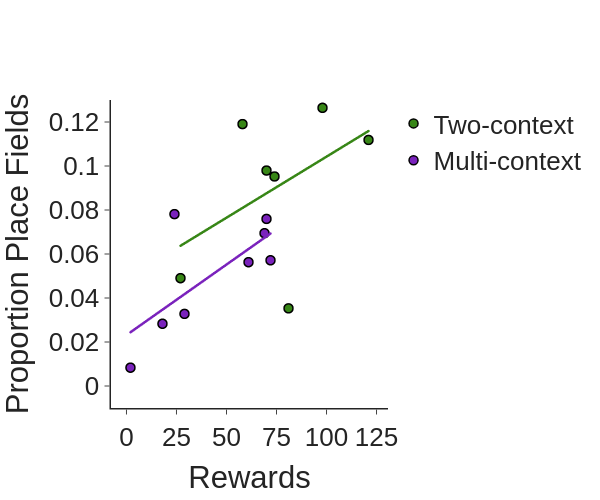

Notebook cell for this chart:
### Code cell
## Correlate rewards with the proportion of place fiels around the reward location
day = 6
yvar = 'proportion'
ufunc = pearsonr
sub_df = rel_df[rel_df['day'] == day]
sub_df = sub_df[sub_df['relative_bin'] == 0]

fig = pf.custom_graph_template(x_title='Rewards', y_title='Proportion Place Fields', width=600)
for group in ['Two-context', 'Multi-context']:
    gdata = sub_df[sub_df['group'] == group]
    fig.add_trace(go.Scattergl(x=gdata['rewards'], y=gdata[yvar], mode='markers', marker_color=ce_colors_dict[group],
                               marker=dict(line=dict(width=1.5, color='black')), marker_size=9, name=group))
    
    ## Linear regression to add line of best fit
    X = gdata['rewards'].values.reshape(-1, 1)
    y = gdata[yvar].values.reshape(-1, 1)
    reg = LinearRegression().fit(X, y)
    x_true = np.linspace(np.min(X), np.max(X), 15).reshape(-1, 1)
    ypred = reg.predict(x_true)
    fig.add_trace(go.Scattergl(x=x_true.flatten(), y=ypred.flatten(), mode='lines', line_color=ce_colors_dict[group],
                               name=group, legendgroup=group, showlegend=False, line_width=2.5))
fig.update_xaxes(dtick=25)
fig.update_yaxes(range=[-0.01, 0.125])
if cell_type == 'place_cells':
    fig.update_yaxes(range=[-0.01, 0.13], dtick=0.02)
fig.show()
fig.write_image(pjoin(fig_path, f'{cell_type}_corr_rewards_reward_overrep_day{day}.png'))
print(f'Two-context: {ufunc(sub_df['rewards'][(sub_df['group'] == 'Two-context') & (sub_df['day'] == day)], sub_df['proportion'][(sub_df['group'] == 'Two-context') & (sub_df['day'] == day)])}')
print(f'Multi-context: {ufunc(sub_df['rewards'][(sub_df['group'] == 'Multi-context') & (sub_df['day'] == day)], sub_df['proportion'][(sub_df['group'] == 'Multi-context') & (sub_df['day'] == day)])}')

### Figure 1 — Plotly figure (JSON) as saved in the notebook; plotly's stock layout.template omitted (floating-point values rounded to 4 significant figures)
{"data": [{"marker": {"color": "#378616", "line": {"color": "black", "width": 1.5}, "size": 9}, "mode": "markers", "name": "Two-context", "type": "scattergl", "x": [81, 27, 58, 98, 70, 74, 121], "y": [0.03529, 0.04902, 0.119, 0.1264, 0.09794, 0.09524, 0.1118]}, {"legendgroup": "Two-context", "line": {"color": "#378616", "width": 2.5}, "mode": "lines", "name": "Two-context", "showlegend": false, "type": "scattergl", "x": [27.0, 33.71, 40.43, 47.14, 53.86, 60.57, 67.29, 74.0, 80.71, 87.43, 94.14, 100.9, 107.6, 114.3, 121.0], "y": [0.06373, 0.06746, 0.07118, 0.07491, 0.07864, 0.08236, 0.08609, 0.08982, 0.09354, 0.09727, 0.101, 0.1047, 0.1084, 0.1122, 0.1159]}, {"marker": {"color": "#7A22BC", "line": {"color": "black", "width": 1.5}, "size": 9}, "mode": "markers", "name": "Multi-context", "type": "scattergl", "x": [29, 61, 18, 2, 69, 70, 72, 24], "y": [0.03279, 0.05628, 0.0283, 0.008333, 0.06944, 0.07595, 0.05714, 0.07812]}, {"legendgroup": "Multi-context", "line": {"color": "#7A22BC", "width": 2.5}, "mode": "lines", "name": "Multi-context", "showlegend": false, "type": "scattergl", "x": [2.0, 7.0, 12.0, 17.0, 22.0, 27.0, 32.0, 37.0, 42.0, 47.0, 52.0, 57.0, 62.0, 67.0, 72.0], "y": [0.02443, 0.02764, 0.03084, 0.03405, 0.03725, 0.04046, 0.04366, 0.04687, 0.05007, 0.05328, 0.05648, 0.05969, 0.0629, 0.0661, 0.06931]}], "layout": {"font": {"family": "Arial", "size": 26}, "height": 500, "title": {"x": 0.5, "xanchor": "center", "y": 0.9, "yanchor": "top"}, "width": 600, "xaxis": {"anchor": "y", "domain": [0, 1], "dtick": 25, "linewidth": 1.5, "title": {"text": "Rewards"}}, "yaxis": {"anchor": "x", "domain": [0, 1], "dtick": 0.02, "linewidth": 1.5, "range": [-0.01, 0.13], "title": {"text": "Proportion Place Fields"}}}}
